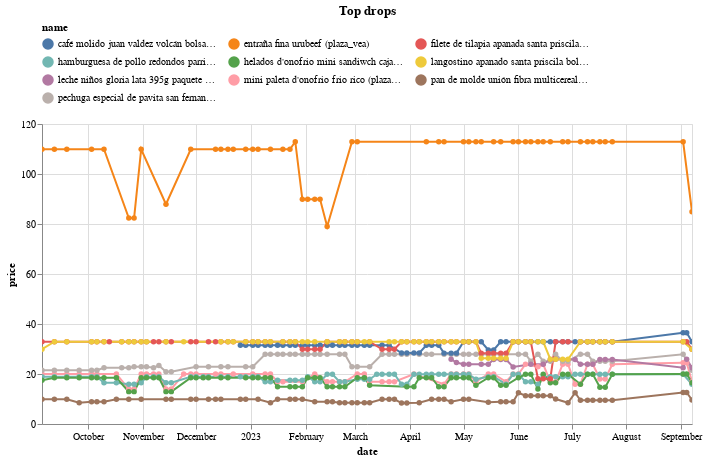

The cell this chart's notebook holds for it:
### Code cell
(top_changes_abs
 .sort_values('change')
 .head(10)
 .pipe(plot_changes, 'Top drops')
)

### Figure 1 — Vega-Lite specification as saved in the notebook (floating-point values rounded to 4 significant figures; data arrays with more than 128 entries replaced by an {"elided": "..."} marker saying what was removed)
{"config": {"view": {"continuousWidth": 300, "continuousHeight": 300}, "legend": {"columns": 3, "orient": "top"}}, "data": {"name": "data-460def7542948192b09731801408f555"}, "mark": {"type": "line", "point": true}, "encoding": {"color": {"field": "name", "scale": {"domain": ["café molido juan valdez volcán bolsa 250g (plaza_vea)", "entraña fina urubeef (plaza_vea)", "filete de tilapia apanada santa priscila bolsa 454g (plaza_vea)", "hamburguesa de pollo redondos parrillera caja 4un (plaza_vea)", "helados d'onofrio mini sandiwch caja 10un (plaza_vea)", "langostino apanado santa priscila bolsa 454g (plaza_vea)", "leche niños gloria lata 395g paquete 6un (plaza_vea)", "mini paleta d'onofrio frio rico (plaza_vea)", "pan de molde unión fibra multicereal bolsa 540g (plaza_vea)", "pechuga especial de pavita san fernando (plaza_vea)"]}, "type": "nominal"}, "tooltip": [{"field": "name", "type": "nominal"}, {"field": "price", "type": "quantitative"}, {"field": "last_price", "type": "quantitative"}], "x": {"field": "date", "type": "temporal"}, "y": {"field": "price", "type": "quantitative"}}, "params": [{"name": "param_9", "select": {"type": "point", "fields": ["name"]}, "bind": "legend"}, {"name": "param_10", "select": {"type": "interval", "encodings": ["x", "y"]}, "bind": "scales"}], "title": "Top drops", "transform": [{"filter": {"param": "param_9"}}], "width": 650, "$schema": "https://vega.github.io/schema/vega-lite/v5.14.1.json", "datasets": {"data-460def7542948192b09731801408f555": {"elided": "656 records"}}}
